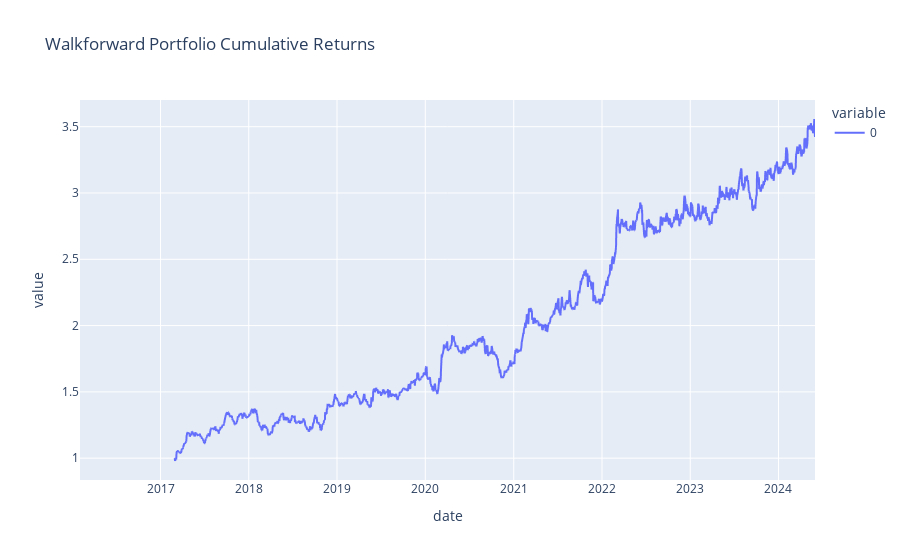

Here is the notebook cell this chart was saved with:
### Code cell
# ── Parameters ──────────────────────────────────────
tcost = 0.00015                              # 1.5 bps transaction cost
lookback_days = [20, 30, 60, 120, 200]    # only long-term windows (dropped 1D, 5D, 10D)
vol_window = 20                              # volatility lookback
vol_target = 0.15                            # target 15% annualized vol
min_hold = 10                                 # minimum holding period (days)
stop_loss = -0.03                        # -3% stop loss

pnl_strategies = pd.DataFrame(index=rets.index)
price = df['CO1 Comdty']


# ── Helper: apply minimum holding period ───────────
def apply_min_hold(signal, min_days):
    """Prevent signal from flipping for at least min_days."""
    out = signal.copy()
    hold_counter = 0
    for i in range(1, len(out)):
        if hold_counter > 0:
            out.iloc[i] = out.iloc[i - 1]    # force hold
            hold_counter -= 1
        elif out.iloc[i] != out.iloc[i - 1]:
            hold_counter = min_days           # signal changed → start holding
    return out

# ── Helper: apply stop loss ────────────────────────
def apply_stop_loss(signal, rets, threshold):
    """Exit position (go flat) if cumulative trade return hits stop loss."""
    out = signal.copy()
    cum_trade_ret = 0.0
    for i in range(1, len(out)):
        if out.iloc[i] != 0:
            cum_trade_ret += out.iloc[i] * rets.iloc[i]
            if cum_trade_ret < threshold:
                out.iloc[i] = 0              # stop out → go flat
                cum_trade_ret = 0.0
        if out.iloc[i] != out.iloc[i - 1]:
            cum_trade_ret = 0.0              # new trade → reset

    return out

# ── Volatility scalar (for risk parity) ────────────
ann_vol = rets.rolling(vol_window).std() * np.sqrt(252)
vol_scalar = (vol_target / ann_vol).shift(1)   # shift to avoid look-ahead



# ── 1. Momentum strategies ─────────────────────────
for n in lookback_days:
    signal = (price.pct_change(n).shift(1) > 0) * 2 - 1
    signal = pd.Series(signal.values, index=rets.index)
    signal = apply_min_hold(signal, min_hold)
    signal = apply_stop_loss(signal, rets, stop_loss)
  
    scaled = signal * vol_scalar
    pnl_strategies[f'{n}D_momentum'] = scaled * rets - tcost * scaled.diff().abs()


# # ── 2. Mean Inversion ─────────────────────
# for n in lookback_days:
#     signal = (df['CO1 Comdty'].pct_change(n).shift(1) > 0) * 2 - 1
#     signal = -signal
#     signal = apply_min_hold(signal, min_hold)
#     signal = apply_stop_loss(signal, rets, stop_loss)
#     scaled = signal * vol_scalar
#     pnl_strategies[f'{n}D_meanrev'] = scaled * rets - tcost * scaled.diff().abs()


    
# ── 3. MA crossover strategies ─────────────────────
ma_pairs = [(5, 20), (10, 50), (20, 100), (50, 200), (10, 30), (20, 60)]
for fast, slow in ma_pairs:
    fast_ma = price.rolling(fast).mean()
    slow_ma = price.rolling(slow).mean()
    signal = (fast_ma.shift(1) > slow_ma.shift(1)) * 2 - 1
    signal = pd.Series(signal.values, index=rets.index)
    signal = apply_min_hold(signal, min_hold)

    scaled = signal * vol_scalar
    pnl_strategies[f'{fast}_{slow}_ma_cross'] = scaled * rets - tcost * scaled.diff().abs()



dxy_pairs = [(5, 20), (10, 50), (20, 100)]
for fast, slow in dxy_pairs:
    fast_ma = dxy['DXY'].rolling(fast).mean()
    slow_ma = dxy['DXY'].rolling(slow).mean()
    # Dollar fast MA below slow MA = dollar weakening = bullish for oil
    signal = (fast_ma.shift(1) < slow_ma.shift(1)) * 2 - 1
    signal = pd.Series(signal.values, index=rets.index)
    signal = apply_min_hold(signal, min_hold)
    signal = apply_stop_loss(signal, rets, stop_loss)
    scaled = signal * vol_scalar
    pnl_strategies[f'dxy_{fast}_{slow}'] = scaled * rets - tcost * scaled.diff().abs()


# # Inventory signal: go long after draws, short after builds
# inv_signal = np.where(stock_change.shift(1) < 0, 1, -1)  # shift to avoid look-ahead
# inv_signal = pd.Series(inv_signal, index=rets.index)
# pnl_strategies['inventory'] = inv_signal * rets - tcost * inv_signal.diff().abs()

# ── Run Walkforward Backtest ───────────────────────
bt = WalkforwardBacktester(
    pnl_df=pnl_strategies.dropna(),
    lookback_period='12M',
    rebalance_freq='3M'
)
portfolio = bt.run_backtest()

# ── Plot cumulative returns ────────────────────────
portfolio_cum = (1 + portfolio).cumprod()
portfolio_cum.plot(title="Walkforward Portfolio Cumulative Returns")

### Figure 1 — Plotly figure (JSON) as saved in the notebook; plotly's stock layout.template omitted (floating-point values rounded to 4 significant figures; data arrays with more than 128 entries replaced by an {"elided": "..."} marker saying what was removed)
{"data": [{"hovertemplate": "variable=0<br>date=%{x}<br>value=%{y}<extra></extra>", "legendgroup": "0", "line": {"color": "#636efa", "dash": "solid"}, "marker": {"symbol": "circle"}, "mode": "lines", "name": "0", "showlegend": true, "type": "scattergl", "x": {"elided": "2152 str values"}, "xaxis": "x", "y": {"elided": "2152 float values"}, "yaxis": "y"}], "layout": {"legend": {"title": {"text": "variable"}, "tracegroupgap": 0}, "title": {"text": "Walkforward Portfolio Cumulative Returns"}, "xaxis": {"anchor": "y", "domain": [0, 1], "title": {"text": "date"}}, "yaxis": {"anchor": "x", "domain": [0, 1], "title": {"text": "value"}}}}
